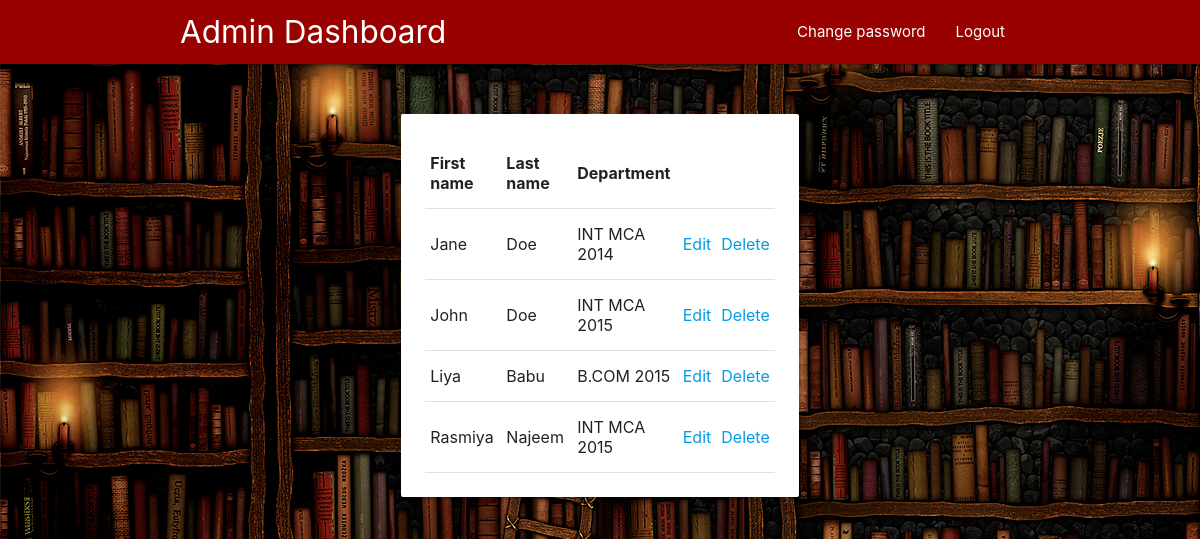
The page /admin/edit_student.php (signed in) on the database its author committed.
### tables this page shows
CREATE TABLE `student_details` (
  `sid` varchar(20) NOT NULL,
  `sfname` varchar(20) DEFAULT NULL,
  `slname` varchar(20) DEFAULT NULL,
  `course` varchar(20) DEFAULT NULL,
  `gender` varchar(10) DEFAULT NULL,
  `state` varchar(20) DEFAULT NULL,
  `country` varchar(20) DEFAULT NULL,
  `dob` date DEFAULT NULL,
  `email` varchar(30) DEFAULT NULL,
  `phone` varchar(15) DEFAULT NULL
);

### admin/edit_student.php (the view, shortened to what this page needs)
<?php
include('../config.php');
?>
<html>
    <head>
      <link href="../vendors/fonts.css" rel="stylesheet">
  <link rel="stylesheet" href="../vendors/materialize.min.css">
  </head>
  <body background="../images/bg.png">
  <nav style="background:#990000">
    <div class="nav-wrapper c-gradient">
       <div class="container">
        <a href="admindash.php" class="brand-logo">Admin Dashboard</a>
            <ul id="nav-mobile" class="right">
            <li><a href="pass_edit.php">Change password</a></li>
            <li><a href="../logout.php">Logout</a></li>
           </ul>
	  </div>
    </div>
</nav>
<div class="container">
    <div class="row">
        <div class="col s12 m6 offset-m3" style="margin-top: 5%">
            <div class="card hoverable" id="login">
                <div class="card-content">
                <table>
						<th>First name</th>
						<th>Last name</th>
						<th>Department</th>
						<th></th>
                        <th></th>
                <?php
				$query1=mysqli_query($con,"SELECT * FROM student_details ORDER BY sid");
			   while( $xx = mysqli_fetch_array($query1)){
			   		echo "<tr><td>".$xx['sfname']."</td>";
					echo "<td>".$xx['slname']."</td>";
					echo "<td>".$xx['course']."</td>";
					echo "<td><a href='sedit.php?id=".$xx['sid']."'> Edit </a></td>";
					echo "<td><a href='sdelete.php?id=".$xx['sid']."'> Delete </a></td></tr>";
			   }
				?>
					</table>
                </div>
            </div>
        </div>
    </div>
    </div>
 </body>
</html>

### rows shown on the page
student_details: sfname "Jane", slname "Doe", course "INT MCA 2014"
student_details: sfname "John", slname "Doe", course "INT MCA 2015"
student_details: sfname "Liya", slname "Babu", course "B.COM 2015"
student_details: sfname "Rasmiya", slname "Najeem", course "INT MCA 2015"
